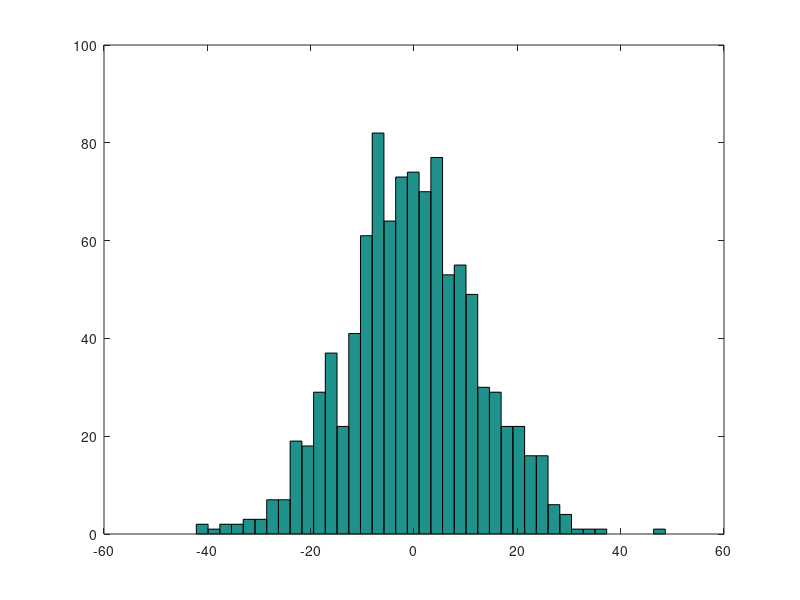

Reproduce this figure in MATLAB.
% Octave basics

1+2

c = 'Hello World!'
c

1 == 2 % false

1~= 2 % true

1 && 2 % and

1 || 2 % or

PS1('>> '); 

a = pi

% Vectors & Matrices

A = [1 2; 3 4; 5 6]   % 3 x 2

B = [1; 2; 3]  % 3 x 1

v = 1:0.1:2  % from 1 to 2 in steps of 0.1

ones(2,3) % 2 x 3 matrix of ones

rand(3,3) % 3 x 3 matrix of random numbers

randn(3,4) % 3 x 4 matrix of numbers from a normal distribution

w = sqrt(2)*9*(randn(1,1000))
hist(w,40)

eye(4) % singular matrix of size 4

help eye % help for function 'eye'